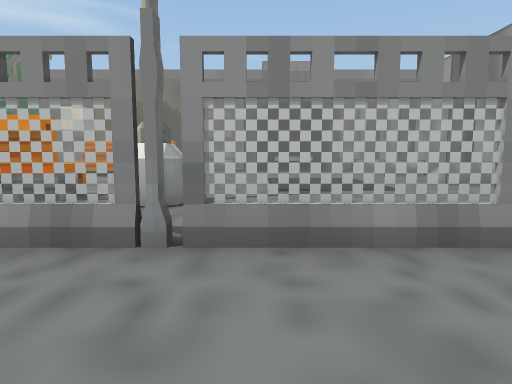
view 1 (above)

24 first-person views from a walk through a Unity game level. The camera is 1.2 m above the floor, tilts 6° down and sees 75° across. The floor is counted in squares, 2 m on a side. Each view is taken from the middle of a square. On the plan, view 1 faces up. The plan holds only what a view shows up to about 10 squares ahead; the rest is blank. The place goes on beyond the plan. The player is left out. Some animated figures are not drawn. Some surface patterns are stand-ins.

view 2
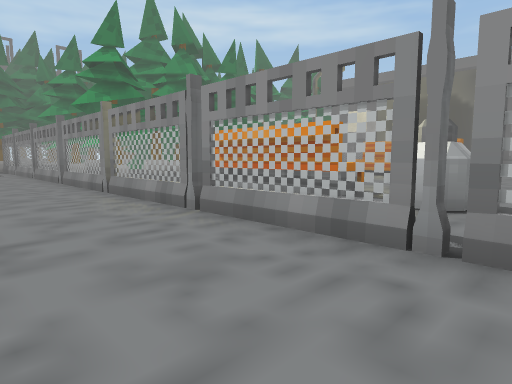

view 3
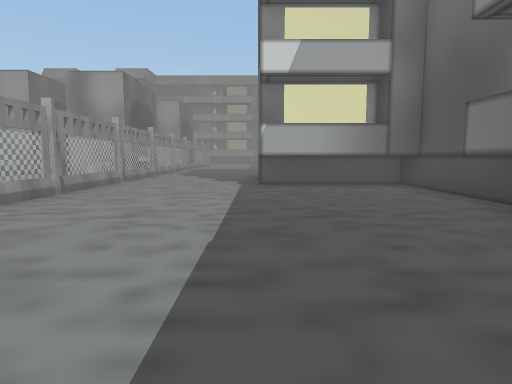

view 4
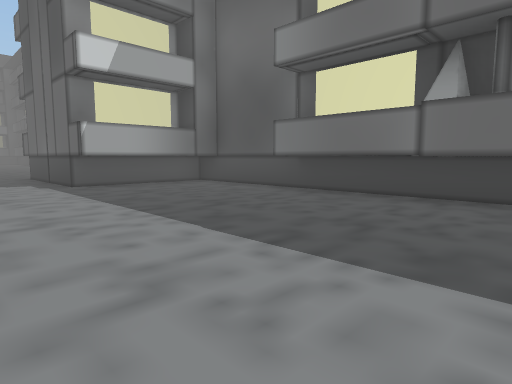

view 5
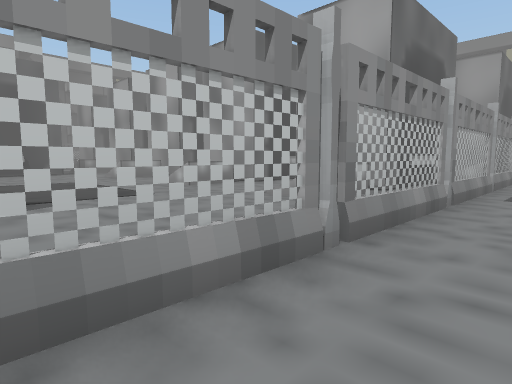

view 6
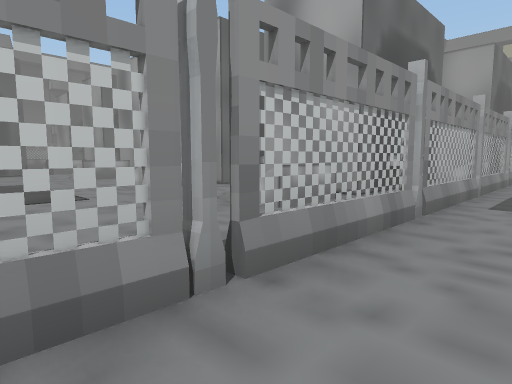

view 7
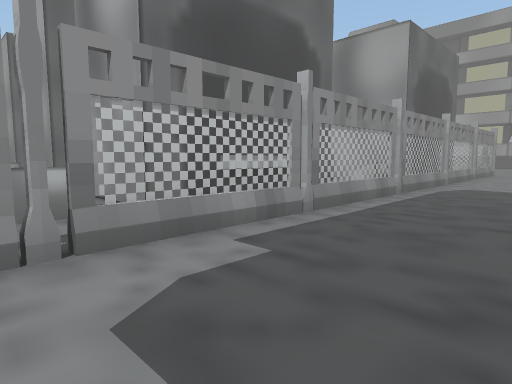

view 8
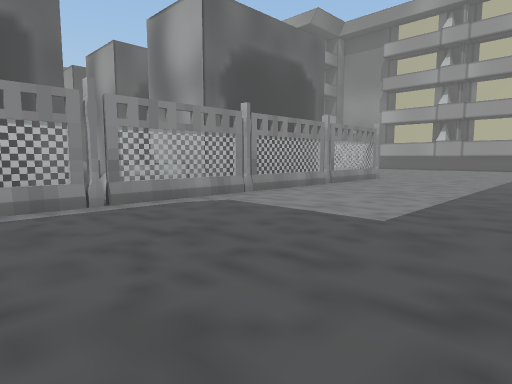

view 9
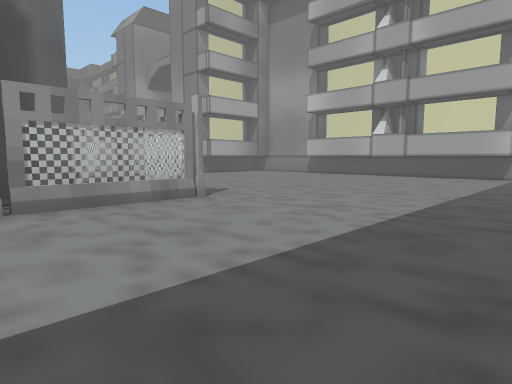

view 10
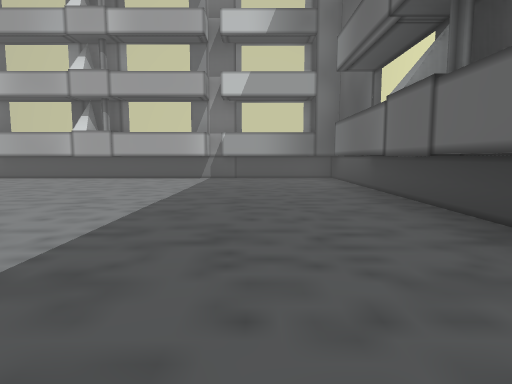

view 11
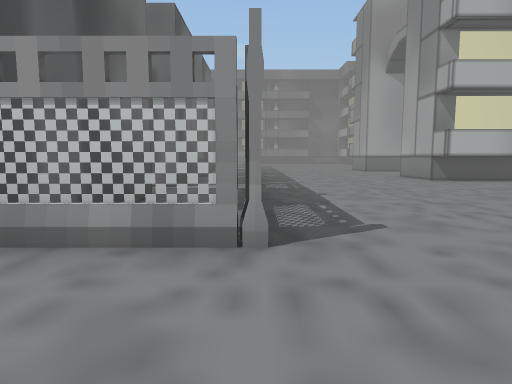

view 12
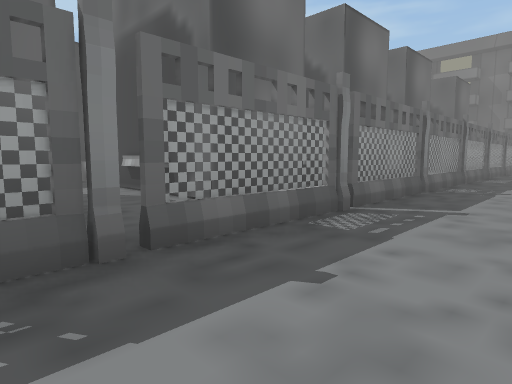

view 13
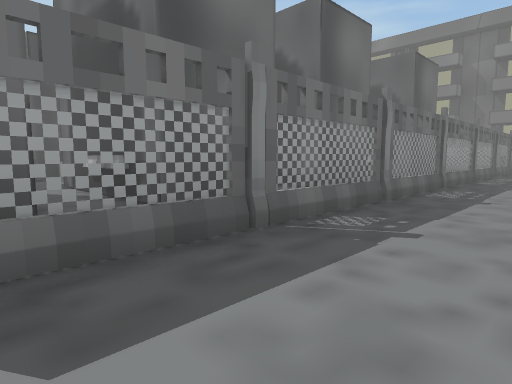

view 14
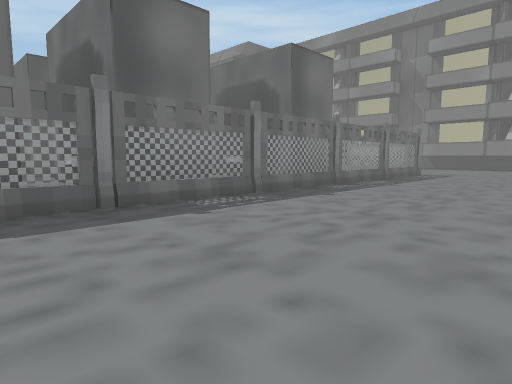

view 15
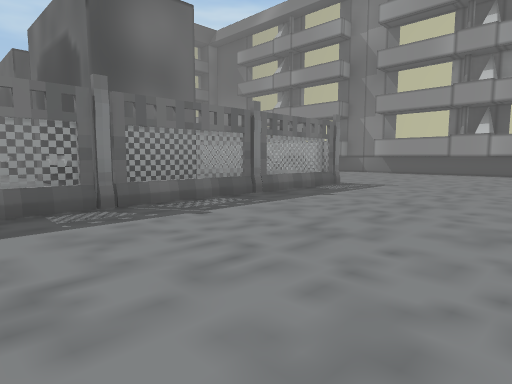

view 16
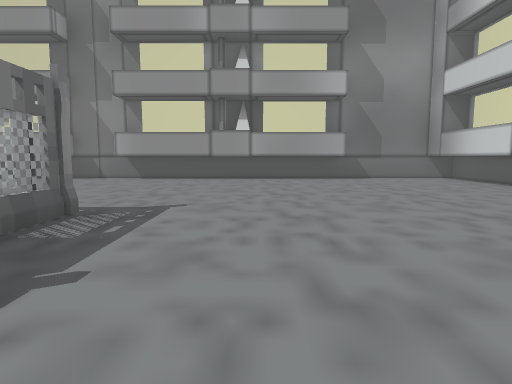

view 17
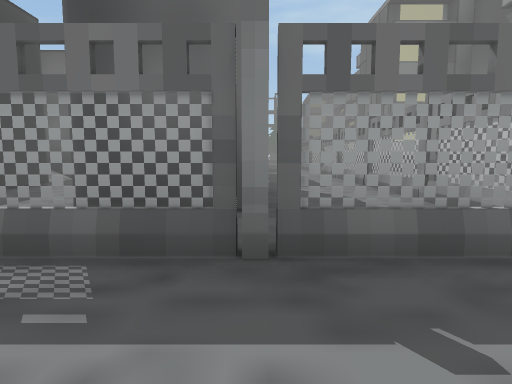

view 18
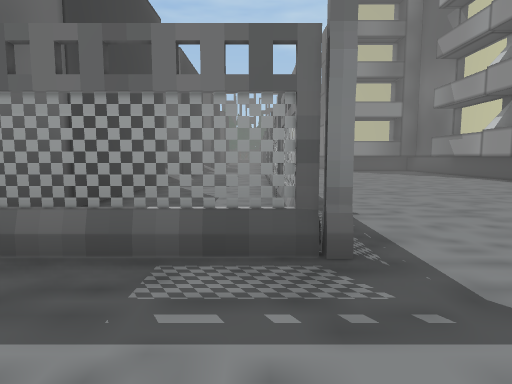

view 19
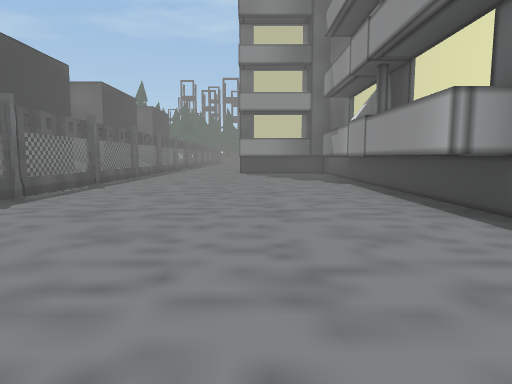

view 20
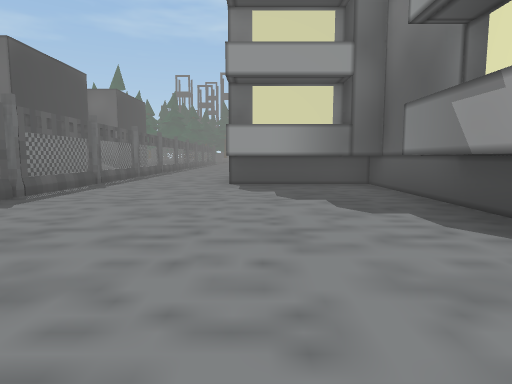

view 21
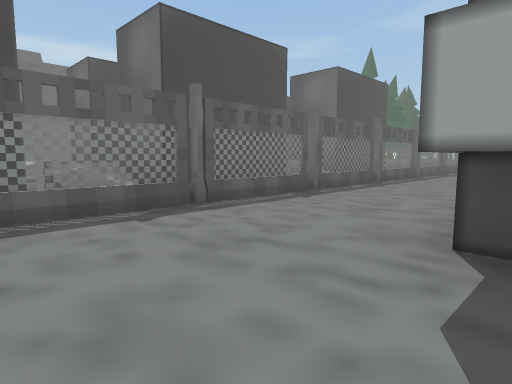

view 22
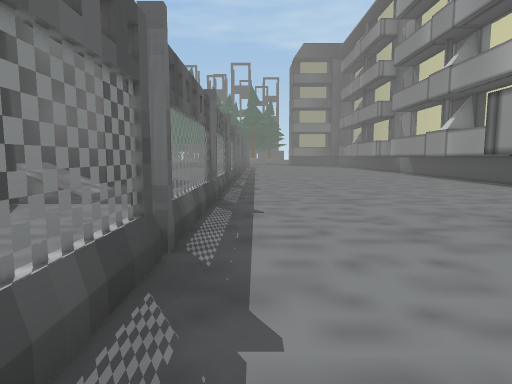

view 23
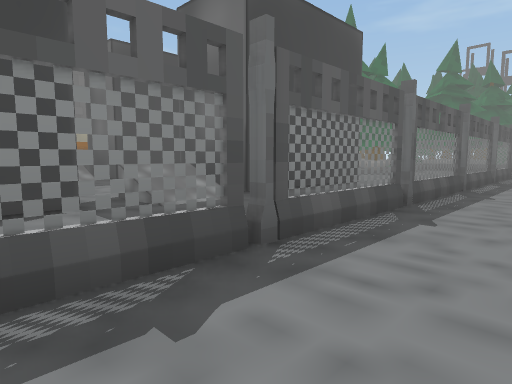

view 24
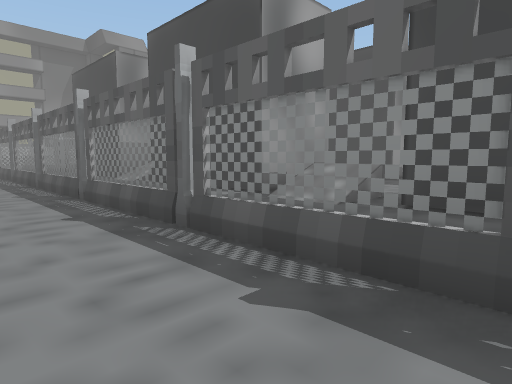

### Floor plan
Key: @ floor where view 1 was taken; # wall or solid block; x gap in a wall; . floor; / step, stairs or slope; O other object.
Columns run from 6 left of view 1 to 24 right of it. Each row starts with its distance up from view 1.
 28 ####       #..#######.######..#
 27 ......    ##..................#
 26 .......#  ##..................#
 25 ..............................
 24 ..............................
 23 .............................
 22 ##################x#x###.....
 21 .......................#....
 20 OOOO//OOOO//OOOO//OOOO.#....
 19    O /   O//O   O O  O #....
 18    O .    ..O   ..OOOO #....
 17     ..           ..... #....
 16     .            ....  #....
 15   OO/    O  OOOO /OO O #....
 14    OO   OO     O OOOOO #....
 13         ..       ...O. #....
 12         ...          O #....
 11  OOO   .../ O  O     O #....
 10      .......O  O..OOOO #....#
  9      ..  ..        ....#....##
  8      ..  ./ O     O  O.#....###
  7    . ..  .//OOOO OOOOO.#.....
  6    . ........     .....#.....
  5  OOO........O     O  O.x....  #
  4    ..#....//OOOOO O  O.#......#
  3      .......    xOOOOO.#......#
  2 #################....###......#
  1 ..............................#
  0 ......@.......................#
 -1 .......#####. ................#
 -2 .......#      ..... ..........#
 -3 .......#              ........#
 -4  ####..#               #####..#
 -5     ####                   ####

Where each view was taken, in squares from view 1:
view 1: 0 up, 0 right, facing up
view 2: 0 up, 0 right, facing up-left
view 3: 1 down, 6 left, facing right
view 4: 1 up, 6 left, facing down-right
view 5: 1 up, 0 right, facing up-right
view 6: 1 up, 1 right, facing up-right
view 7: 0 up, 4 right, facing up-right
view 8: 2 down, 8 right, facing up-right
view 9: 2 down, 14 right, facing up-right
view 10: 2 down, 15 right, facing right
view 11: 0 up, 17 right, facing up
view 12: 4 up, 19 right, facing up-left
view 13: 8 up, 19 right, facing up-left
view 14: 11 up, 21 right, facing up-left
view 15: 16 up, 21 right, facing up-left
view 16: 19 up, 19 right, facing up
view 17: 20 up, 19 right, facing left
view 18: 22 up, 19 right, facing left
view 19: 26 up, 17 right, facing left
view 20: 26 up, 12 right, facing left
view 21: 26 up, 7 right, facing down-left
view 22: 23 up, 4 right, facing left
view 23: 24 up, 1 right, facing down-left
view 24: 24 up, 2 right, facing down-right
